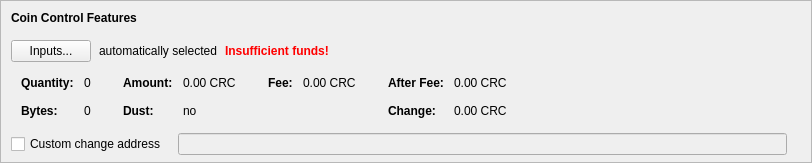
    <widget class="QFrame" name="frameCoinControl">
     <property name="sizePolicy">
      <sizepolicy hsizetype="Expanding" vsizetype="Expanding">
       <horstretch>0</horstretch>
       <verstretch>0</verstretch>
      </sizepolicy>
     </property>
     <property name="maximumSize">
      <size>
       <width>16777215</width>
       <height>16777215</height>
      </size>
     </property>
     <property name="frameShape">
      <enum>QFrame::StyledPanel</enum>
     </property>
     <property name="frameShadow">
      <enum>QFrame::Sunken</enum>
     </property>
     <layout class="QVBoxLayout" name="verticalLayoutCoinControl2">
      <property name="spacing">
       <number>0</number>
      </property>
      <property name="leftMargin">
       <number>0</number>
      </property>
      <property name="topMargin">
       <number>0</number>
      </property>
      <property name="rightMargin">
       <number>0</number>
      </property>
      <property name="bottomMargin">
       <number>6</number>
      </property>
      <item>
       <layout class="QVBoxLayout" name="verticalLayoutCoinControl" stretch="0,0,0,0,1">
        <property name="spacing">
         <number>0</number>
        </property>
        <property name="leftMargin">
         <number>10</number>
        </property>
        <property name="topMargin">
         <number>10</number>
        </property>
        <item>
         <layout class="QHBoxLayout" name="horizontalLayoutCoinControl1">
          <property name="bottomMargin">
           <number>15</number>
          </property>
          <item>
           <widget class="QLabel" name="labelCoinControlFeatures">
            <property name="sizePolicy">
             <sizepolicy hsizetype="Preferred" vsizetype="Maximum">
              <horstretch>0</horstretch>
              <verstretch>0</verstretch>
             </sizepolicy>
            </property>
            <property name="font">
             <font>
              <weight>75</weight>
              <bold>true</bold>
             </font>
            </property>
            <property name="styleSheet">
             <string notr="true">font-weight:bold;</string>
            </property>
            <property name="text">
             <string>Coin Control Features</string>
            </property>
           </widget>
          </item>
         </layout>
        </item>
        <item>
         <layout class="QHBoxLayout" name="horizontalLayoutCoinControl2" stretch="0,0,0,0">
          <property name="spacing">
           <number>8</number>
          </property>
          <property name="bottomMargin">
           <number>10</number>
          </property>
          <item>
           <widget class="QPushButton" name="pushButtonCoinControl">
            <property name="styleSheet">
             <string notr="true"/>
            </property>
            <property name="text">
             <string>Inputs...</string>
            </property>
            <property name="autoDefault">
             <bool>false</bool>
            </property>
           </widget>
          </item>
          <item>
           <widget class="QLabel" name="labelCoinControlAutomaticallySelected">
            <property name="text">
             <string>automatically selected</string>
            </property>
            <property name="margin">
             <number>5</number>
            </property>
           </widget>
          </item>
          <item>
           <widget class="QLabel" name="labelCoinControlInsuffFunds">
            <property name="font">
             <font>
              <weight>75</weight>
              <bold>true</bold>
             </font>
            </property>
            <property name="styleSheet">
             <string notr="true">color:red;font-weight:bold;</string>
            </property>
            <property name="text">
             <string>Insufficient funds!</string>
            </property>
            <property name="margin">
             <number>5</number>
            </property>
           </widget>
          </item>
          <item>
           <spacer name="horizontalSpacerCoinControl">
            <property name="orientation">
             <enum>Qt::Horizontal</enum>
            </property>
            <property name="sizeHint" stdset="0">
             <size>
              <width>40</width>
              <height>1</height>
             </size>
            </property>
           </spacer>
          </item>
         </layout>
        </item>
        <item>
         <widget class="QWidget" name="widgetCoinControl" native="true">
          <property name="sizePolicy">
           <sizepolicy hsizetype="Preferred" vsizetype="Preferred">
            <horstretch>0</horstretch>
            <verstretch>0</verstretch>
           </sizepolicy>
          </property>
          <property name="minimumSize">
           <size>
            <width>0</width>
            <height>0</height>
           </size>
          </property>
          <property name="styleSheet">
           <string notr="true"/>
          </property>
          <layout class="QHBoxLayout" name="horizontalLayoutCoinControl5">
           <property name="leftMargin">
            <number>0</number>
           </property>
           <property name="topMargin">
            <number>0</number>
           </property>
           <property name="rightMargin">
            <number>0</number>
           </property>
           <property name="bottomMargin">
            <number>0</number>
           </property>
           <item>
            <layout class="QHBoxLayout" name="horizontalLayoutCoinControl3" stretch="0,0,0,1">
             <property name="spacing">
              <number>20</number>
             </property>
             <property name="topMargin">
              <number>0</number>
             </property>
             <property name="bottomMargin">
              <number>10</number>
             </property>
             <item>
              <layout class="QFormLayout" name="formLayoutCoinControl1">
               <property name="horizontalSpacing">
                <number>10</number>
               </property>
               <property name="verticalSpacing">
                <number>14</number>
               </property>
               <property name="leftMargin">
                <number>10</number>
               </property>
               <property name="topMargin">
                <number>4</number>
               </property>
               <property name="rightMargin">
                <number>6</number>
               </property>
               <item row="0" column="0">
                <widget class="QLabel" name="labelCoinControlQuantityText">
                 <property name="font">
                  <font>
                   <weight>75</weight>
                   <bold>true</bold>
                  </font>
                 </property>
                 <property name="text">
                  <string>Quantity:</string>
                 </property>
                 <property name="margin">
                  <number>0</number>
                 </property>
                </widget>
               </item>
               <item row="0" column="1">
                <widget class="QLabel" name="labelCoinControlQuantity">
                 <property name="cursor">
                  <cursorShape>IBeamCursor</cursorShape>
                 </property>
                 <property name="contextMenuPolicy">
                  <enum>Qt::ActionsContextMenu</enum>
                 </property>
                 <property name="text">
                  <string notr="true">0</string>
                 </property>
                 <property name="margin">
                  <number>0</number>
                 </property>
                 <property name="textInteractionFlags">
                  <set>Qt::LinksAccessibleByMouse|Qt::TextSelectableByKeyboard|Qt::TextSelectableByMouse</set>
                 </property>
                </widget>
               </item>
               <item row="1" column="0">
                <widget class="QLabel" name="labelCoinControlBytesText">
                 <property name="font">
                  <font>
                   <weight>75</weight>
                   <bold>true</bold>
                  </font>
                 </property>
                 <property name="text">
                  <string>Bytes:</string>
                 </property>
                </widget>
               </item>
               <item row="1" column="1">
                <widget class="QLabel" name="labelCoinControlBytes">
                 <property name="cursor">
                  <cursorShape>IBeamCursor</cursorShape>
                 </property>
                 <property name="contextMenuPolicy">
                  <enum>Qt::ActionsContextMenu</enum>
                 </property>
                 <property name="text">
                  <string notr="true">0</string>
                 </property>
                 <property name="textInteractionFlags">
                  <set>Qt::LinksAccessibleByMouse|Qt::TextSelectableByKeyboard|Qt::TextSelectableByMouse</set>
                 </property>
                </widget>
               </item>
              </layout>
             </item>
             <item>
              <layout class="QFormLayout" name="formLayoutCoinControl2">
               <property name="horizontalSpacing">
                <number>10</number>
               </property>
               <property name="verticalSpacing">
                <number>14</number>
               </property>
               <property name="leftMargin">
                <number>6</number>
               </property>
               <property name="topMargin">
                <number>4</number>
               </property>
               <property name="rightMargin">
                <number>6</number>
               </property>
               <item row="0" column="0">
                <widget class="QLabel" name="labelCoinControlAmountText">
                 <property name="font">
                  <font>
                   <weight>75</weight>
                   <bold>true</bold>
                  </font>
                 </property>
                 <property name="text">
                  <string>Amount:</string>
                 </property>
                 <property name="margin">
                  <number>0</number>
                 </property>
                </widget>
               </item>
               <item row="0" column="1">
                <widget class="QLabel" name="labelCoinControlAmount">
                 <property name="cursor">
                  <cursorShape>IBeamCursor</cursorShape>
                 </property>
                 <property name="contextMenuPolicy">
                  <enum>Qt::ActionsContextMenu</enum>
                 </property>
                 <property name="text">
                  <string notr="true">0.00 CRC</string>
                 </property>
                 <property name="textInteractionFlags">
                  <set>Qt::LinksAccessibleByMouse|Qt::TextSelectableByKeyboard|Qt::TextSelectableByMouse</set>
                 </property>
                </widget>
               </item>
               <item row="1" column="0">
                <widget class="QLabel" name="labelCoinControlLowOutputText">
                 <property name="font">
                  <font>
                   <weight>75</weight>
                   <bold>true</bold>
                  </font>
                 </property>
                 <property name="text">
                  <string>Dust:</string>
                 </property>
                </widget>
               </item>
               <item row="1" column="1">
                <widget class="QLabel" name="labelCoinControlLowOutput">
                 <property name="cursor">
                  <cursorShape>IBeamCursor</cursorShape>
                 </property>
                 <property name="contextMenuPolicy">
                  <enum>Qt::ActionsContextMenu</enum>
                 </property>
                 <property name="text">
                  <string notr="true">no</string>
                 </property>
                 <property name="textInteractionFlags">
                  <set>Qt::LinksAccessibleByMouse|Qt::TextSelectableByKeyboard|Qt::TextSelectableByMouse</set>
                 </property>
                </widget>
               </item>
              </layout>
             </item>
             <item>
              <layout class="QFormLayout" name="formLayoutCoinControl3">
               <property name="horizontalSpacing">
                <number>10</number>
               </property>
               <property name="verticalSpacing">
                <number>14</number>
               </property>
               <property name="leftMargin">
                <number>6</number>
               </property>
               <property name="topMargin">
                <number>4</number>
               </property>
               <property name="rightMargin">
                <number>6</number>
               </property>
               <item row="0" column="0">
                <widget class="QLabel" name="labelCoinControlFeeText">
                 <property name="font">
                  <font>
                   <weight>75</weight>
                   <bold>true</bold>
                  </font>
                 </property>
                 <property name="text">
                  <string>Fee:</string>
                 </property>
                 <property name="margin">
                  <number>0</number>
                 </property>
                </widget>
               </item>
               <item row="0" column="1">
                <widget class="QLabel" name="labelCoinControlFee">
                 <property name="cursor">
                  <cursorShape>IBeamCursor</cursorShape>
                 </property>
                 <property name="contextMenuPolicy">
                  <enum>Qt::ActionsContextMenu</enum>
                 </property>
                 <property name="text">
                  <string notr="true">0.00 CRC</string>
                 </property>
                 <property name="textInteractionFlags">
                  <set>Qt::LinksAccessibleByMouse|Qt::TextSelectableByKeyboard|Qt::TextSelectableByMouse</set>
                 </property>
                </widget>
               </item>
             </layout>
             </item>
             <item>
              <layout class="QFormLayout" name="formLayoutCoinControl4">
               <property name="horizontalSpacing">
                <number>10</number>
               </property>
               <property name="verticalSpacing">
                <number>14</number>
               </property>
               <property name="leftMargin">
                <number>6</number>
               </property>
               <property name="topMargin">
                <number>4</number>
               </property>
               <property name="rightMargin">
                <number>6</number>
               </property>
               <item row="0" column="0">
                <widget class="QLabel" name="labelCoinControlAfterFeeText">
                 <property name="font">
                  <font>
                   <weight>75</weight>
                   <bold>true</bold>
                  </font>
                 </property>
                 <property name="text">
                  <string>After Fee:</string>
                 </property>
                 <property name="margin">
                  <number>0</number>
                 </property>
                </widget>
               </item>
               <item row="0" column="1">
                <widget class="QLabel" name="labelCoinControlAfterFee">
                 <property name="cursor">
                  <cursorShape>IBeamCursor</cursorShape>
                 </property>
                 <property name="contextMenuPolicy">
                  <enum>Qt::ActionsContextMenu</enum>
                 </property>
                 <property name="text">
                  <string notr="true">0.00 CRC</string>
                 </property>
                 <property name="textInteractionFlags">
                  <set>Qt::LinksAccessibleByMouse|Qt::TextSelectableByKeyboard|Qt::TextSelectableByMouse</set>
                 </property>
                </widget>
               </item>
               <item row="1" column="0">
                <widget class="QLabel" name="labelCoinControlChangeText">
                 <property name="font">
                  <font>
                   <weight>75</weight>
                   <bold>true</bold>
                  </font>
                 </property>
                 <property name="text">
                  <string>Change:</string>
                 </property>
                </widget>
               </item>
               <item row="1" column="1">
                <widget class="QLabel" name="labelCoinControlChange">
                 <property name="cursor">
                  <cursorShape>IBeamCursor</cursorShape>
                 </property>
                 <property name="contextMenuPolicy">
                  <enum>Qt::ActionsContextMenu</enum>
                 </property>
                 <property name="text">
                  <string notr="true">0.00 CRC</string>
                 </property>
                 <property name="textInteractionFlags">
                  <set>Qt::LinksAccessibleByMouse|Qt::TextSelectableByKeyboard|Qt::TextSelectableByMouse</set>
                 </property>
                </widget>
               </item>
              </layout>
             </item>
            </layout>
           </item>
          </layout>
         </widget>
        </item>
        <item>
         <layout class="QHBoxLayout" name="horizontalLayoutCoinControl4" stretch="0,0,0">
          <property name="spacing">
           <number>12</number>
          </property>
          <property name="sizeConstraint">
           <enum>QLayout::SetDefaultConstraint</enum>
          </property>
          <property name="topMargin">
           <number>5</number>
          </property>
          <property name="rightMargin">
           <number>5</number>
          </property>
          <item>
           <widget class="QCheckBox" name="checkBoxCoinControlChange">
            <property name="toolTip">
             <string>If this is activated, but the change address is empty or invalid, change will be sent to a newly generated address.</string>
            </property>
            <property name="text">
             <string>Custom change address</string>
            </property>
           </widget>
          </item>
          <item>
           <widget class="QValidatedLineEdit" name="lineEditCoinControlChange">
            <property name="enabled">
             <bool>false</bool>
            </property>
            <property name="sizePolicy">
             <sizepolicy hsizetype="Expanding" vsizetype="Fixed">
              <horstretch>0</horstretch>
              <verstretch>0</verstretch>
             </sizepolicy>
            </property>
           </widget>
          </item>
          <item>
           <widget class="QLabel" name="labelCoinControlChangeLabel">
            <property name="sizePolicy">
             <sizepolicy hsizetype="Preferred" vsizetype="Expanding">
              <horstretch>0</horstretch>
              <verstretch>0</verstretch>
             </sizepolicy>
            </property>
            <property name="minimumSize">
             <size>
              <width>0</width>
              <height>0</height>
             </size>
            </property>
            <property name="text">
             <string/>
            </property>
            <property name="margin">
             <number>3</number>
            </property>
           </widget>
          </item>
         </layout>
        </item>
        <item>
         <spacer name="verticalSpacerCoinControl">
          <property name="orientation">
           <enum>Qt::Vertical</enum>
          </property>
          <property name="sizeHint" stdset="0">
           <size>
            <width>800</width>
            <height>1</height>
           </size>
          </property>
         </spacer>
        </item>
       </layout>
      </item>
     </layout>
    </widget>
